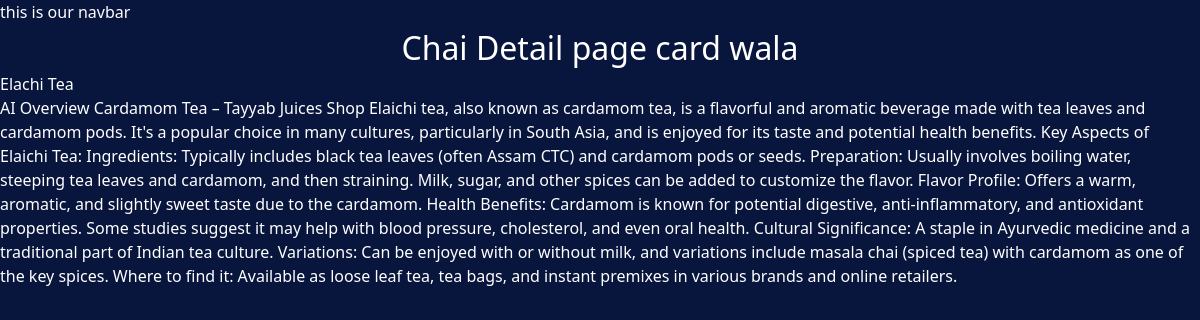
Page /chai/1/ on the committed database.
### chai/models.py (models this page shows, shortened)
class ChaiVarity(models.Model):
   CHAI_TYPE_CHOICE = [
       ("ML", "MASALA"),
       ("GR", "GINGER"),
       ("KL", "KIWI"),
       ("PL", "PLAIN"),
       ("EL", "ELACHI"),
   ]
   name = models.CharField(max_length=100)
   image = models.ImageField(upload_to="kamoka/")
   date_added = models.DateTimeField(default=timezone.now)
   type = models.CharField(max_length=2, choices=CHAI_TYPE_CHOICE)
   description = models.TextField(default="")

### chai/views.py (the view)
# urls.py: path("<int:chai_id>/", views.chai_detail, name="chai_detail"),
def chai_detail(request,chai_id):
   chai = get_object_or_404(ChaiVarity, pk=chai_id)
   return render(request, "chai/chai_detail.html", {"chai":chai})

### chai/templates/chai/chai_detail.html (shortened to what this page needs)
{% extends "layout.html" %}
{% block content %}
<h1>Chai Detail page card wala</h1>
<h3>{{chai.name}}</h3>
<p>{{chai.description}}</p>
{% endblock %}

### static/style.css (style rules this page uses)
body { background-color: #08153d; color:#FFFFFF; }
h1 { text-align: center; font-size: 2em; }

### rows in the picture
ChaiVarity: name "Elachi Tea", description "AI Overview Cardamom Tea – Tayyab Juices Shop Elaichi tea, also known as cardamom tea, is a flavorful and aromatic beverage made with tea leaves and cardamom pods. It's a popular choice in many cultures, particularly in South Asia, and is enjoyed for its taste and potential health benefits. Key Aspects of Elaichi Tea: Ingredients: Typically includes black tea leaves (often Assam CTC) and cardamom pods or seeds. Preparation: Usually involves boiling water, steeping tea leaves and cardamom, and then straining. Milk, sugar, and other spices can be added to customize the flavor. Flavor Profile: Offers a warm, aromatic, and slightly sweet taste due to the cardamom. Health Benefits: Cardamom is…"
